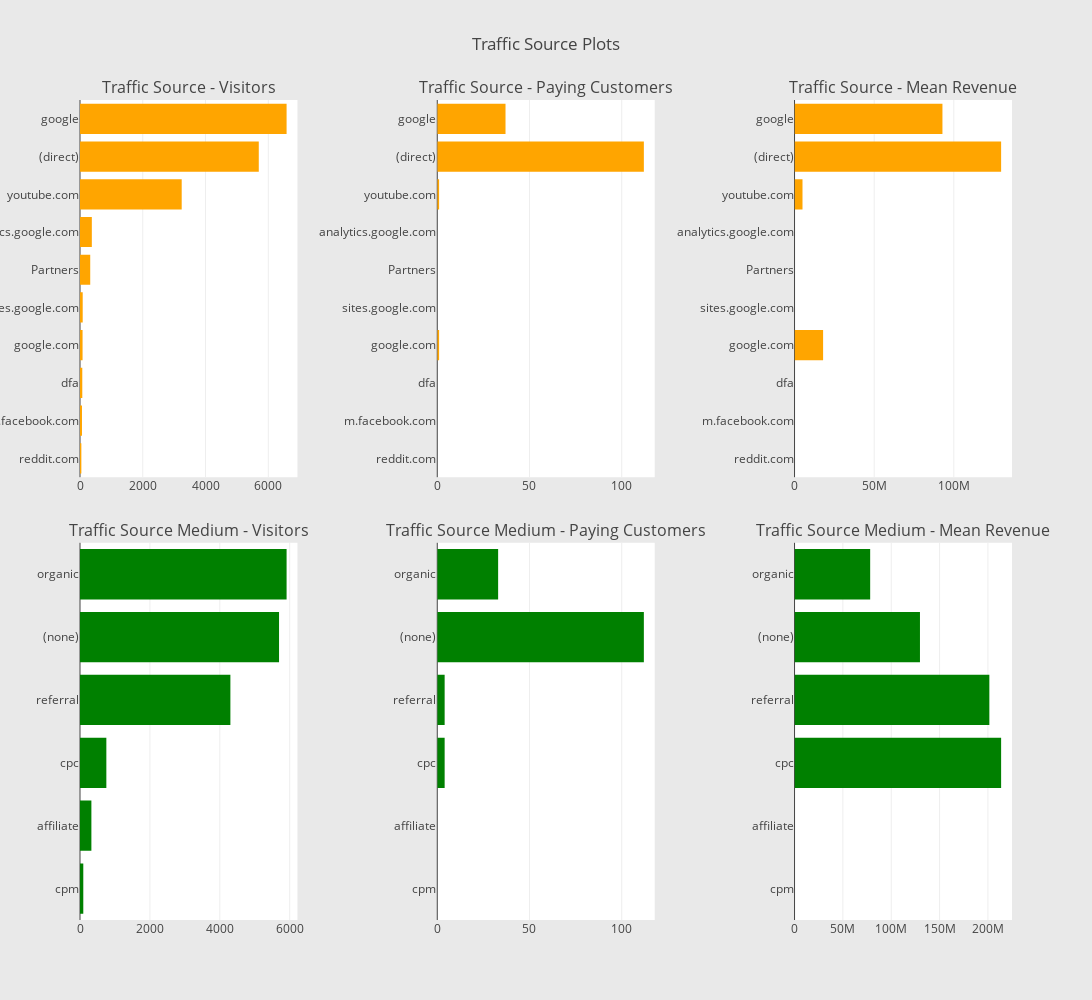

Write notebook code for a chart like this one.
### Code cell
cnt_srs = datavis.groupby('trafficSource.source')['totals.transactionRevenue'].agg(['size', 'count', 'mean'])
cnt_srs.columns = ["count", "count of non-zero revenue", "mean"]
cnt_srs = cnt_srs.sort_values(by="count", ascending=False)
trace1 = horizontal_bar_chart(cnt_srs["count"].head(10), 'orange')
trace2 = horizontal_bar_chart(cnt_srs["count of non-zero revenue"].head(10), 'orange')
trace3 = horizontal_bar_chart(cnt_srs["mean"].head(10), 'orange')

# Sub-continent
cnt_srs = datavis.groupby('trafficSource.medium')['totals.transactionRevenue'].agg(['size', 'count', 'mean'])
cnt_srs.columns = ["count", "count of non-zero revenue", "mean"]
cnt_srs = cnt_srs.sort_values(by="count", ascending=False)
trace4 = horizontal_bar_chart(cnt_srs["count"], 'green')
trace5 = horizontal_bar_chart(cnt_srs["count of non-zero revenue"], 'green')
trace6 = horizontal_bar_chart(cnt_srs["mean"], 'green')

# Creating two subplots
fig = tools.make_subplots(rows=2, cols=3, vertical_spacing=0.08, horizontal_spacing=0.15, 
                          subplot_titles=["Traffic Source - Visitors", "Traffic Source - Paying Customers", "Traffic Source - Mean Revenue",
                                          "Traffic Source Medium - Visitors",  "Traffic Source Medium - Paying Customers", "Traffic Source Medium - Mean Revenue"
                                          ])

fig.append_trace(trace1, 1, 1)
fig.append_trace(trace2, 1, 2)
fig.append_trace(trace3, 1, 3)
fig.append_trace(trace4, 2, 1)
fig.append_trace(trace5, 2, 2)
fig.append_trace(trace6, 2, 3)

fig['layout'].update(height=1000, width=1200, paper_bgcolor='rgb(233,233,233)', title="Traffic Source Plots")
init_notebook_mode(connected=True)
iplot(fig, filename='traffic-source-plots')

### Figure 1 — Plotly figure (JSON) as saved in the notebook; plotly's stock layout.template omitted (floating-point values rounded to 4 significant figures)
{"data": [{"marker": {"color": "orange"}, "orientation": "h", "showlegend": false, "x": [43, 63, 73, 82, 86, 326, 377, 3240, 5696, 6582], "y": ["reddit.com", "m.facebook.com", "dfa", "google.com", "sites.google.com", "Partners", "analytics.google.com", "youtube.com", "(direct)", "google"], "type": "bar", "uid": "3585a473-1ed7-4e46-b96a-4d0426a8b0e9", "xaxis": "x", "yaxis": "y"}, {"marker": {"color": "orange"}, "orientation": "h", "showlegend": false, "x": [0, 0, 0, 1, 0, 0, 0, 1, 112, 37], "y": ["reddit.com", "m.facebook.com", "dfa", "google.com", "sites.google.com", "Partners", "analytics.google.com", "youtube.com", "(direct)", "google"], "type": "bar", "uid": "83e587fd-d082-4db0-8fd9-0983d50de315", "xaxis": "x2", "yaxis": "y2"}, {"marker": {"color": "orange"}, "orientation": "h", "showlegend": false, "x": [null, null, null, 17940000, null, null, null, 5000000, 129700000.0, 92860000], "y": ["reddit.com", "m.facebook.com", "dfa", "google.com", "sites.google.com", "Partners", "analytics.google.com", "youtube.com", "(direct)", "google"], "type": "bar", "uid": "76d29b01-88c8-42ab-baf8-2678b8a03678", "xaxis": "x3", "yaxis": "y3"}, {"marker": {"color": "green"}, "orientation": "h", "showlegend": false, "x": [94, 326, 754, 4303, 5695, 5911], "y": ["cpm", "affiliate", "cpc", "referral", "(none)", "organic"], "type": "bar", "uid": "ecad0fb4-a1b9-41da-8403-df5c0c10f9f2", "xaxis": "x4", "yaxis": "y4"}, {"marker": {"color": "green"}, "orientation": "h", "showlegend": false, "x": [0, 0, 4, 4, 112, 33], "y": ["cpm", "affiliate", "cpc", "referral", "(none)", "organic"], "type": "bar", "uid": "85da3472-1c46-4ff3-bf25-9f285454f1fa", "xaxis": "x5", "yaxis": "y5"}, {"marker": {"color": "green"}, "orientation": "h", "showlegend": false, "x": [null, null, 213630000, 201455000, 129700000.0, 78220000.0], "y": ["cpm", "affiliate", "cpc", "referral", "(none)", "organic"], "type": "bar", "uid": "d08fc551-f596-439c-a781-d3e62da9e7c8", "xaxis": "x6", "yaxis": "y6"}], "layout": {"annotations": [{"font": {"size": 16}, "showarrow": false, "text": "Traffic Source - Visitors", "x": 0.1167, "xanchor": "center", "xref": "paper", "y": 1, "yanchor": "bottom", "yref": "paper"}, {"font": {"size": 16}, "showarrow": false, "text": "Traffic Source - Paying Customers", "x": 0.5, "xanchor": "center", "xref": "paper", "y": 1, "yanchor": "bottom", "yref": "paper"}, {"font": {"size": 16}, "showarrow": false, "text": "Traffic Source - Mean Revenue", "x": 0.8833, "xanchor": "center", "xref": "paper", "y": 1, "yanchor": "bottom", "yref": "paper"}, {"font": {"size": 16}, "showarrow": false, "text": "Traffic Source Medium - Visitors", "x": 0.1167, "xanchor": "center", "xref": "paper", "y": 0.46, "yanchor": "bottom", "yref": "paper"}, {"font": {"size": 16}, "showarrow": false, "text": "Traffic Source Medium - Paying Customers", "x": 0.5, "xanchor": "center", "xref": "paper", "y": 0.46, "yanchor": "bottom", "yref": "paper"}, {"font": {"size": 16}, "showarrow": false, "text": "Traffic Source Medium - Mean Revenue", "x": 0.8833, "xanchor": "center", "xref": "paper", "y": 0.46, "yanchor": "bottom", "yref": "paper"}], "xaxis": {"anchor": "y", "domain": [0, 0.2333]}, "yaxis": {"anchor": "x", "domain": [0.54, 1]}, "xaxis2": {"anchor": "y2", "domain": [0.3833, 0.6167]}, "yaxis2": {"anchor": "x2", "domain": [0.54, 1]}, "xaxis3": {"anchor": "y3", "domain": [0.7667, 1.0]}, "yaxis3": {"anchor": "x3", "domain": [0.54, 1]}, "xaxis4": {"anchor": "y4", "domain": [0, 0.2333]}, "yaxis4": {"anchor": "x4", "domain": [0, 0.46]}, "xaxis5": {"anchor": "y5", "domain": [0.3833, 0.6167]}, "yaxis5": {"anchor": "x5", "domain": [0, 0.46]}, "xaxis6": {"anchor": "y6", "domain": [0.7667, 1.0]}, "yaxis6": {"anchor": "x6", "domain": [0, 0.46]}, "height": 1000, "width": 1200, "paper_bgcolor": "rgb(233,233,233)", "title": {"text": "Traffic Source Plots"}}}
